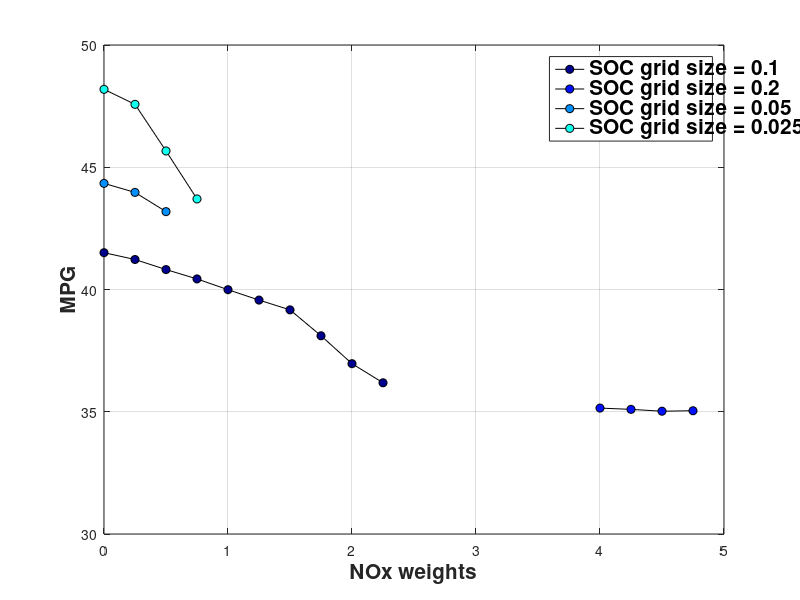
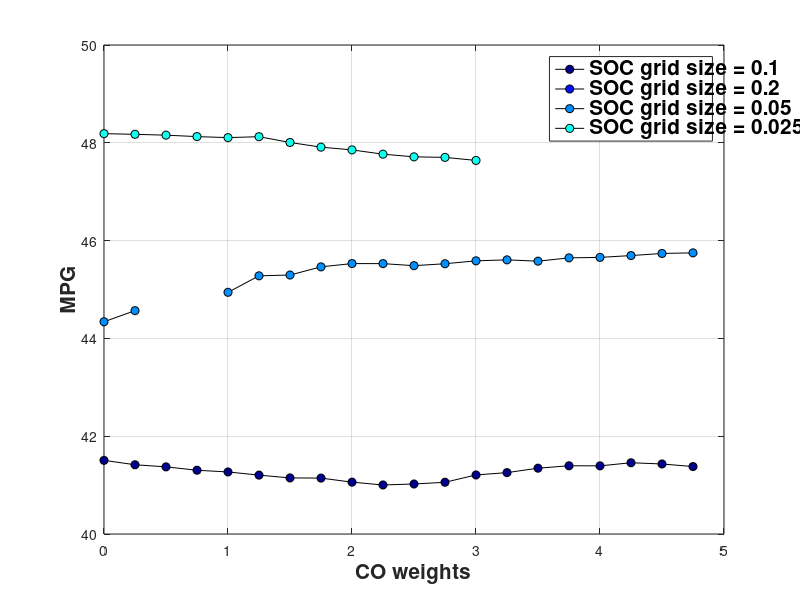
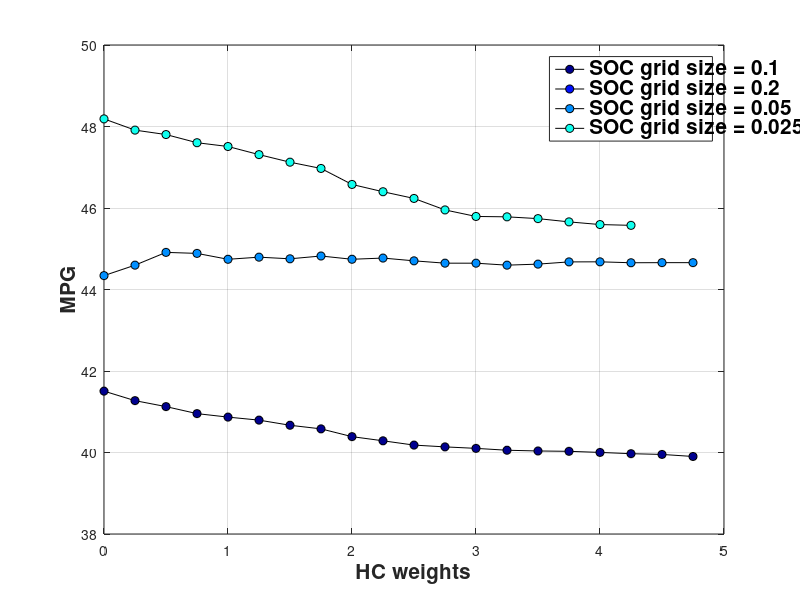
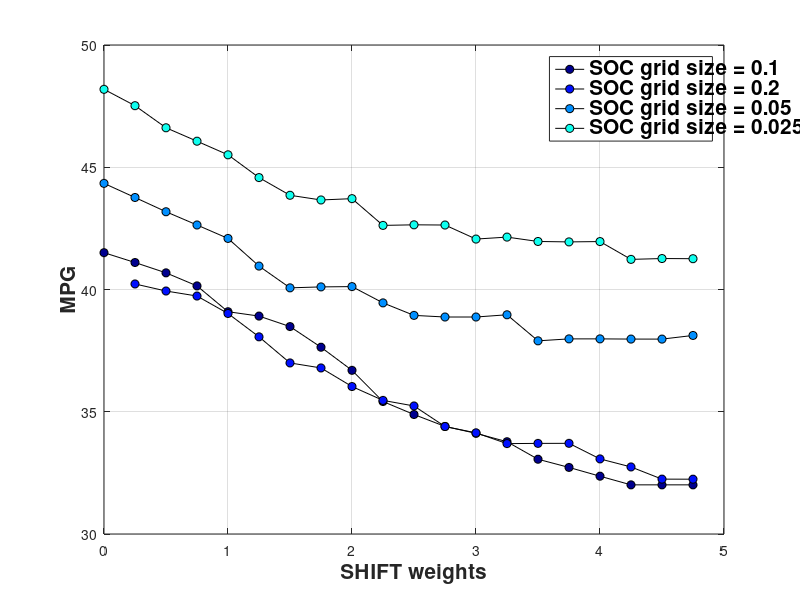

Write the MATLAB code that produced these figures, in order.
clear;
clf;
close all;
C = jet;
h = 14;
r=6;
t = 10;
q = 7;  % For colors
start = 1;
stop = 9;
for i = [start,2,3,4];

    if i == 1
        load SOC_grid_0_1_trq_1_Nm;
        c = 'SOC grid size = 0.1';
    elseif i == 2
        load SOC_grid_0_2_trq_1_Nm;
        c = 'SOC grid size = 0.2';
    elseif i == 3
        load SOC_grid_0_05_trq_1_Nm;
        c = 'SOC grid size = 0.05';
    elseif i == 4
        load SOC_grid_0_025_trq_1_Nm;
        c = 'SOC grid size = 0.025';
    elseif i == 5
        load SOC_grid_0005_trq_1_NM_HWFET;
        c = 'SOC grid = 0.0005';
    elseif i == 6
        load SOC_grid_00025_trq_1_NM_HWFET;
        c = 'SOC grid = 0.00025';
    elseif i == 7
        load SOC_grid_000125_trq_1_NM_HWFET;
        c = 'SOC grid = 0.000125';
    elseif i == 8
        load SOC_grid_001_interp;
        c = '0.001 lin. interp.';
    elseif i == 9
        load SOC_grid_0005_interp;
        c = '0.0005 lin. interp.';
    elseif i == 10
        load SOC_grid_005_interp_cubic;
        c = '0.005 cubic interp.';
%     elseif i == 10
%         load SOC_grid_0005_interp_cubic;
%         c = '0.0005 cubic. interp.';
%     elseif i == 11;
%         load SOC_grid_005_interp_full_cyc;
%         c = '0.005 line. interp FULL';
%     elseif i == 12;
%         load SOC_grid_005_interp_lower_weights;
%         c = '0.005 line. interp Lower weights';
%     elseif i == 13;
%         load SOC_grid_005_interp_full_cyc_smooth;
%         c = '0.005 line. interp Full CYC Smoothed Data';
    else
%         load SOC_grid_001_interp_full_cyc_smooth;
%         c = '0.001 line. interp Full CYC Smoothed Data';
    end
    
    if i == start
        leg = {c};
        a = 1;
    else
        leg = {leg{1:a}, c};
        a = a+1;
    end
    
    figure(1)
    plot(result.a1(1,:),result.mpg(1,:),'-ko',...
        'LineWidth',0.5,...
        'MarkerEdgeColor','k',...
        'MarkerFaceColor',C(a+(a-1)*q,:),...
        'MarkerSize',r)
    grid on
    ylabel('MPG')
    xlabel('NOx weights')
    legend(leg{1:a})
    set(findall(gcf,'type','text'),'FontSize',15,'fontWeight','bold')
    hold on
    
    figure(2)
    plot(result.a2(2,:),result.mpg(2,:),'-ko',...
        'LineWidth',0.5,...
        'MarkerEdgeColor','k',...
        'MarkerFaceColor',C(a+(a-1)*q,:),...
        'MarkerSize',r)
    grid on
    ylabel('MPG')
    xlabel('CO weights')
    legend(leg{1:a})
    set(findall(gcf,'type','text'),'FontSize',15,'fontWeight','bold')
    hold on
    
    figure(3)
    plot(result.a3(3,:),result.mpg(3,:),'-ko',...
        'LineWidth',0.5,...
        'MarkerEdgeColor','k',...
        'MarkerFaceColor',C(a+(a-1)*q,:),...
        'MarkerSize',r)
    grid on
    ylabel('MPG')
    xlabel('HC weights')
    legend(leg{1:a})
    set(findall(gcf,'type','text'),'FontSize',15,'fontWeight','bold')
    hold on
    
    figure(4)
    plot(result.shift(4,:),result.mpg(4,:),'-ko',...
        'LineWidth',0.5,...
        'MarkerEdgeColor','k',...
        'MarkerFaceColor',C(a+(a-1)*q,:),...
        'MarkerSize',r)
    grid on
    ylabel('MPG')
    xlabel('SHIFT weights')
    legend(leg{1:a})
    set(findall(gcf,'type','text'),'FontSize',15,'fontWeight','bold')
    hold on
    
    figure(5)
    plot(result.eng(5,:),result.mpg(5,:),'-ko',...
        'LineWidth',0.5,...
        'MarkerEdgeColor','k',...
        'MarkerFaceColor',C(a+(a-1)*q,:),...
        'MarkerSize',r)
    grid on
    ylabel('MPG')
    xlabel('ENG weights')
    legend(leg{1:a})
    set(findall(gcf,'type','text'),'FontSize',15,'fontWeight','bold')
    hold on
        
    figure(6)
    plot(result.clutch(6,:),result.mpg(6,:),'-ko',...
        'LineWidth',0.5,...
        'MarkerEdgeColor','k',...
        'MarkerFaceColor',C(a+(a-1)*q,:),...
        'MarkerSize',r)
    grid on
    ylabel('MPG')
    xlabel('Idle weights')
    legend(leg{1:a})
    set(findall(gcf,'type','text'),'FontSize',15,'fontWeight','bold')
    hold on
end

hold off
set(findall(gcf,'type','text'),'FontSize',15,'fontWeight','bold')

